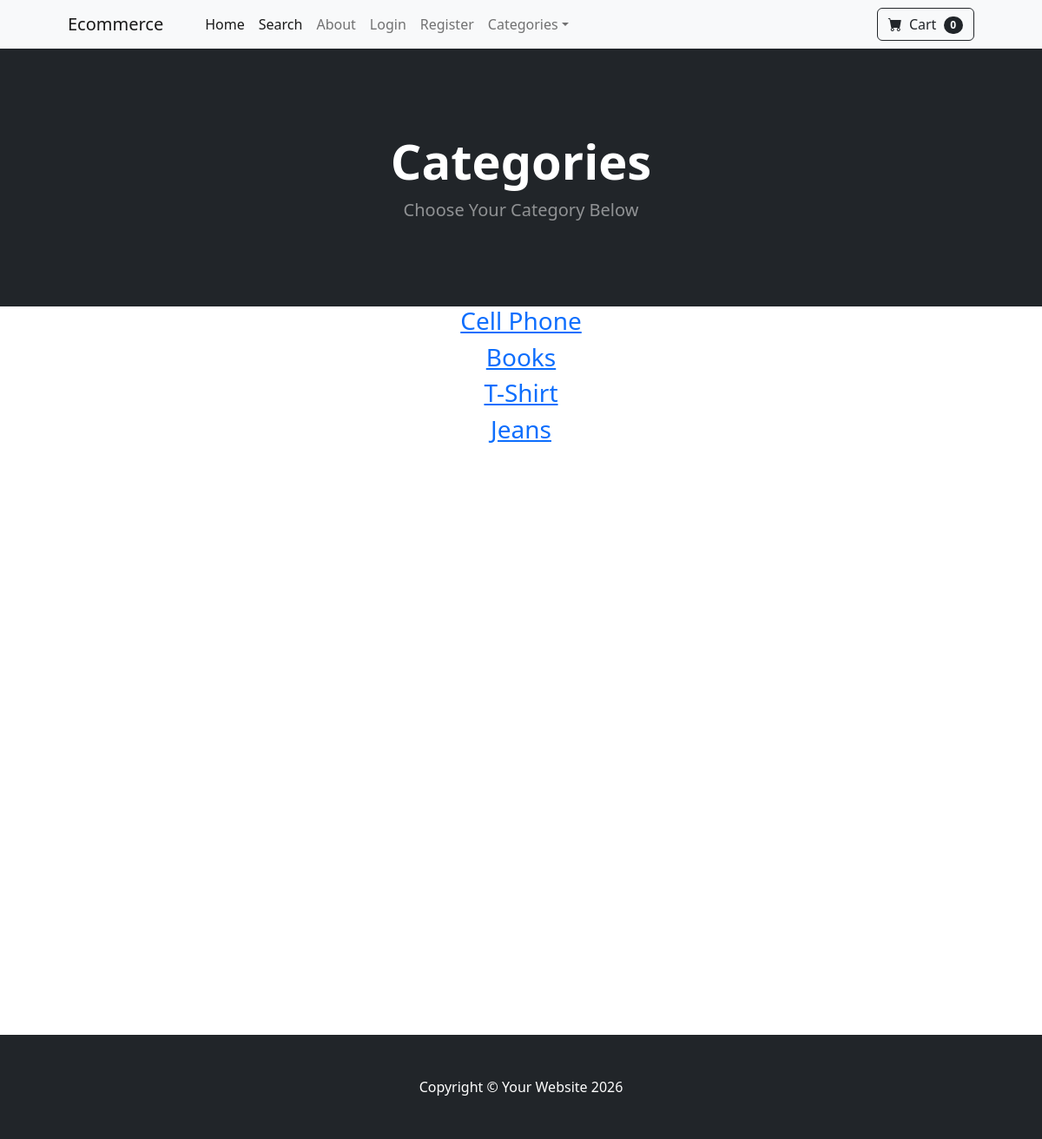
The app's page /category_summary/ with its own data.
### store/models.py (models this page shows)
class Category(models.Model):
    name = models.CharField(max_length=50)
    def __str__(self):
        return self.name
    class Meta:
        verbose_name_plural = 'Categories'

### store/views.py (the view)
# urls.py: path('category_summary/', views.category_summary, name='category_summary'),
def category_summary(request):
    categories = Category.objects.all()
    return render(request, 'category_summary.html', {'categories':categories})

### cart/cart.py (called while the page is built)
    def __len__(self):
        return len(self.cart)

### cart/context_processors.py (called while the page is built)
def cart(request):
    return {'cart':Cart(request)}

### store/templates/category_summary.html (shortened to what this page needs)
{% extends 'base.html' %}
{% block content %}
        <header class="bg-dark py-5">
            <div class="container px-4 px-lg-5 my-5">
                <div class="text-center text-white">
                    <h1 class="display-4 fw-bolder">Categories</h1>
                    <p class="lead fw-normal text-white-50 mb-0">Choose Your Category Below</p>
                </div>
            </div>
        </header>
        <div class="container">
            <div class="row">
                <center>
                    <div class="col-8">
                        {% for category in categories %}
                        <h3><a href="{% url 'category' category %}">{{ category }}</a></h3>
                        {% endfor %}
                        <br/></br><br/></br><br/></br><br/></br><br/></br><br/></br><br/></br>
                        <br/></br><br/></br><br/></br><br/></br><br/></br><br/></br><br/></br>
                    </div>
                </center>
            </div>
        </div>
{% endblock %}

### records on screen
Category: name "Cell Phone"
Category: name "Books"
Category: name "T-Shirt"
Category: name "Jeans"

### other values on screen
{{ cart|length }} "0"
